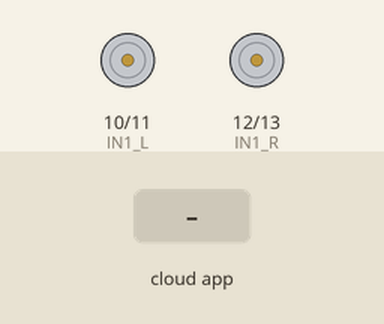
Simulated run of this sketch. Board: Arduino Leonardo, built with avr-gcc and run on an emulated ATmega32U4. On the bench: motor-driver pin pairs drawn as motors (green arrow = first pin HIGH = forward, orange = second pin HIGH = backward, longer = more drive, scaled by the enable pin). Inputs (shaded band) come from the test bench. The ROS host is connected and sends only what is stated.

Above: at 1.2 s.
1.3 s: the phone or cloud app sets linear.x to -100
At 2.0 s:
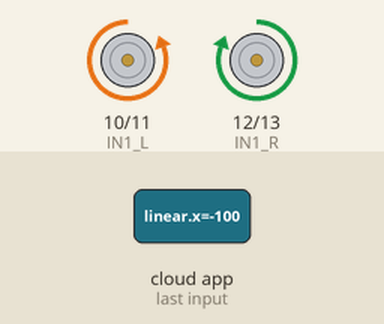
2.8 s: the phone or cloud app sets linear.x to 100
At 3.2 s:
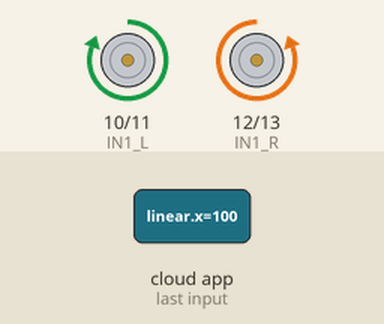
4.3 s: the phone or cloud app sets linear.x to 0
At 5.5 s:
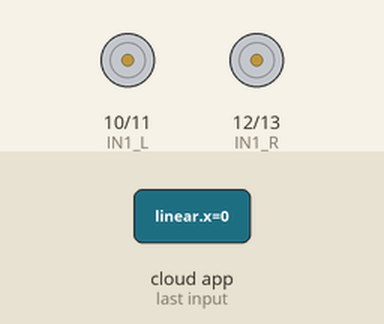
5.8 s: the phone or cloud app sets angular.z to -100
At 6.6 s:
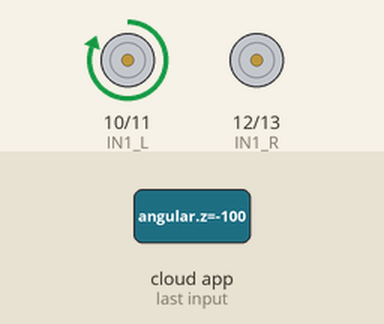
7.3 s: the phone or cloud app sets angular.z to 100
At 7.8 s:
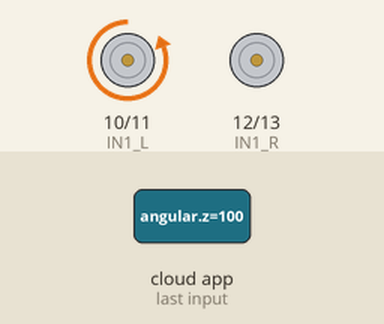
8.8 s: the phone or cloud app sets linear.x to -100
At 10.1 s:
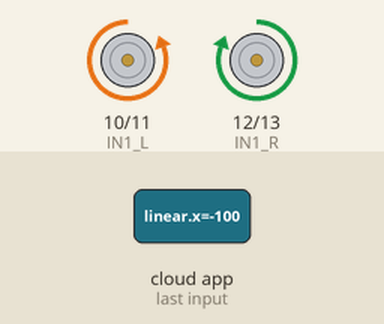
Timing chart, 0 to 11.3 s (numbered marks = the images above; inputs shaded):
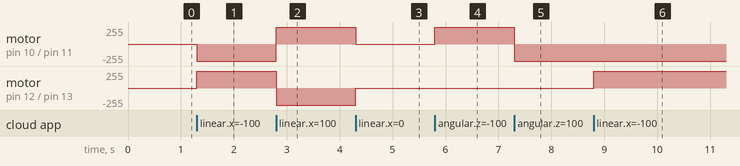

The sketch:

teleop.ino
```cpp
#include <Romi32U4.h>
#include <ros.h>
#include <geometry_msgs/Twist.h>


#define EN_L 9
#define IN1_L 10
#define IN2_L 11

#define EN_R 8
#define IN1_R 12
#define IN2_R 13


double w_r=0, w_l=0;

double wheel_rad = 0.035, wheel_sep = 0.1397;


ros::NodeHandle nh;
int lowSpeed = 200;
int highSpeed = 50;
double speed_ang=0, speed_lin=0;

void messageCb( const geometry_msgs::Twist& msg){
  speed_ang = msg.angular.z;
  speed_lin = msg.linear.x;
  w_r = (speed_lin/wheel_rad) + ((speed_ang*wheel_sep)/(2.0*wheel_rad));
  w_l = (speed_lin/wheel_rad) - ((speed_ang*wheel_sep)/(2.0*wheel_rad));
}


ros::Subscriber<geometry_msgs::Twist> sub("cmd_vel", &messageCb );
void Motors_init();
void MotorL(int Pulse_Width1);
void MotorR(int Pulse_Width2);

void setup(){
 Motors_init();
 nh.initNode();
 nh.subscribe(sub);
}


void loop(){
 MotorL(w_l*10);
 MotorR(w_r*10);
 nh.spinOnce();
}


void Motors_init(){

 pinMode(EN_L, OUTPUT);
 pinMode(EN_R, OUTPUT);
 pinMode(IN1_L, OUTPUT);
 pinMode(IN2_L, OUTPUT);
 pinMode(IN1_R, OUTPUT);
 pinMode(IN2_R, OUTPUT);
 digitalWrite(EN_L, LOW);
 digitalWrite(EN_R, LOW);
 digitalWrite(IN1_L, LOW);
 digitalWrite(IN2_L, LOW);
 digitalWrite(IN1_R, LOW);
 digitalWrite(IN2_R, LOW);
}

void MotorL(int Pulse_Width1){
 if (Pulse_Width1 > 0){
     analogWrite(EN_L, Pulse_Width1);
     digitalWrite(IN1_L, HIGH);
     digitalWrite(IN2_L, LOW);
 }

 if (Pulse_Width1 < 0){
     Pulse_Width1=abs(Pulse_Width1);
     analogWrite(EN_L, Pulse_Width1);
     digitalWrite(IN1_L, LOW);
     digitalWrite(IN2_L, HIGH);
 }

 if (Pulse_Width1 == 0){
     analogWrite(EN_L, Pulse_Width1);
     digitalWrite(IN1_L, LOW);
     digitalWrite(IN2_L, LOW);
 }
}

void MotorR(int Pulse_Width2){
 if (Pulse_Width2 > 0){
     analogWrite(EN_R, Pulse_Width2);
     digitalWrite(IN1_R, LOW);
     digitalWrite(IN2_R, HIGH);
 }

 if (Pulse_Width2 < 0){
     Pulse_Width2=abs(Pulse_Width2);
     analogWrite(EN_R, Pulse_Width2);
     digitalWrite(IN1_R, HIGH);
     digitalWrite(IN2_R, LOW);
 }

 if (Pulse_Width2 == 0){
     analogWrite(EN_R, Pulse_Width2);
     digitalWrite(IN1_R, LOW);
     digitalWrite(IN2_R, LOW);
 }

}
```

Measured:
- after the input at 1.3 s, motor on pin 10 (IN1_L) / pin 11 (IN2_L): stopped → backward 255/255 at once; motor on pin 12 (IN1_R) / pin 13 (IN2_R): stopped → forward 255/255 at once
- after the input at 2.8 s, motor on pin 10 (IN1_L) / pin 11 (IN2_L): backward 255/255 → forward 255/255 at once; motor on pin 12 (IN1_R) / pin 13 (IN2_R): forward 255/255 → backward 255/255 at once
- after the input at 4.3 s, motor on pin 10 (IN1_L) / pin 11 (IN2_L): forward 255/255 → stopped at once; motor on pin 12 (IN1_R) / pin 13 (IN2_R): backward 255/255 → stopped at once
- after the input at 5.8 s, motor on pin 10 (IN1_L) / pin 11 (IN2_L): stopped → forward 255/255 at once
- after the input at 7.3 s, motor on pin 10 (IN1_L) / pin 11 (IN2_L): forward 255/255 → backward 255/255 at once
- after the input at 8.8 s, motor on pin 12 (IN1_R) / pin 13 (IN2_R): stopped → forward 255/255 at once
